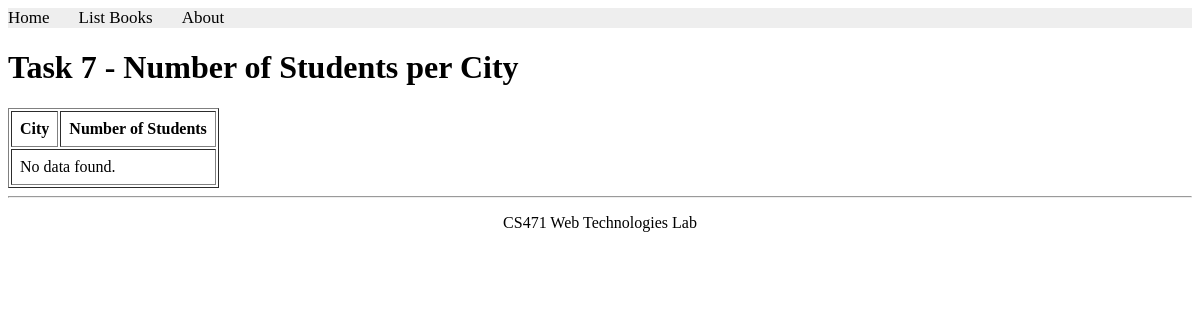
Page /books/lab8/task7 on the earlier database version.
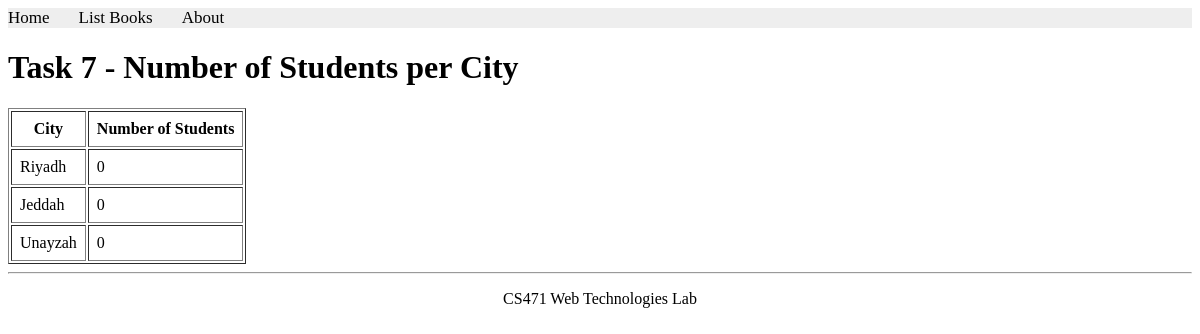
Same page on the later database version.
### apps/bookmodule/models.py (models this page shows, shortened)
class Address(models.Model):
    city = models.CharField(max_length=100)

### apps/bookmodule/views.py (the view)
# urls.py: path('books/lab8/task7', views.lab8_task7, name='lab8_task7'),
def lab8_task7(request):
    cities = Address.objects.annotate(student_count=Count('student'))
    return render(request, 'bookmodule/lab8_task7.html', {'cities': cities})

### apps/templates/bookmodule/lab8_task7.html
{% extends 'layouts/base.html' %}
{% block content %}
<h1>Task 7 - Number of Students per City</h1>
<table border="1" cellpadding="8">
  <tr>
    <th>City</th>
    <th>Number of Students</th>
  </tr>
  {% for city in cities %}
  <tr>
    <td>{{ city.city }}</td>
    <td>{{ city.student_count }}</td>
  </tr>
  {% empty %}
  <tr>
    <td colspan="2">No data found.</td>
  </tr>
  {% endfor %}
</table>
{% endblock %}

Differences in the rows shown:
added Address: city "Riyadh", student_count "0"
added Address: city "Jeddah", student_count "0"
added Address: city "Unayzah", student_count "0"
Other differences:
text no longer shown: "No data found."
